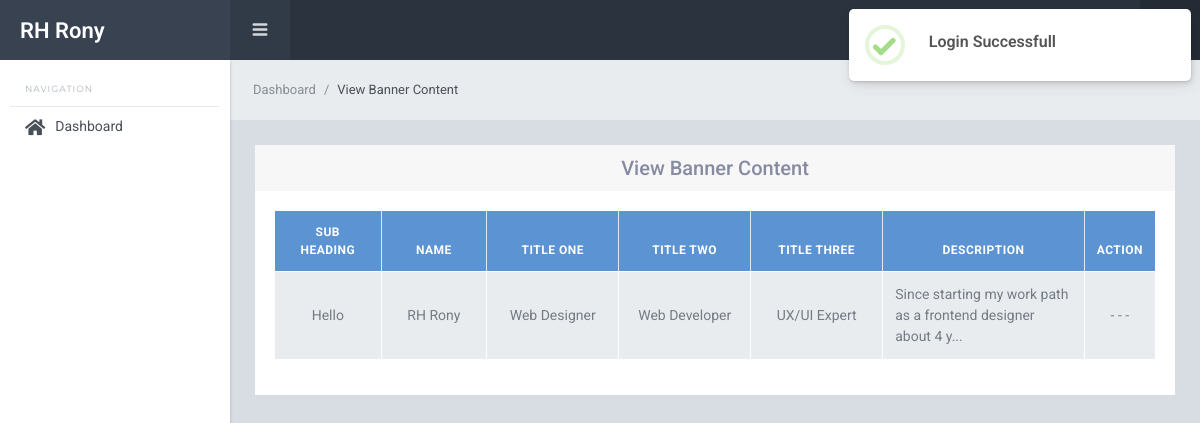
/backend/banner/banner_content_view.php (signed in), run on the app's committed database.
### tables this page shows
CREATE TABLE `banner_contents` (
  `id` int(11) NOT NULL,
  `sub_heading` varchar(50) NOT NULL,
  `name` varchar(100) NOT NULL,
  `title_1` varchar(100) NOT NULL,
  `title_2` varchar(100) NOT NULL,
  `title_3` varchar(100) NOT NULL,
  `description` varchar(255) NOT NULL
);

### assets/functions.php (called while the page is built, shortened)
<?php
function url($x = '') {
    $directory = explode('/', dirname($_SERVER['PHP_SELF']));
    $url = $_SERVER['HTTP_HOST'] . '/' . $directory[1] . '/';
    $url = str_replace('//', '/', $url);
    if (isset($_SERVER['HTTPS']) && $_SERVER['HTTPS'] == 'on') {
        $url = 'https://' . $url;
    } else {
        $url = 'http://' . $url;
    }
    return $url . $x;
}

### assets/session.php (called while the page is built, shortened)
<?php
require_once(__DIR__ . "/functions.php");
if (!isset($_SESSION['admin'])) {
    $_SESSION['error'] = "Your now authorized.";
    header('location:' . url() . 'login.php');
    die();
} else {
    $id = $_SESSION['admin'];
    $sql = "SELECT * FROM users WHERE id = '$id'";
    $query = mysqli_query($conn, $sql);
    $admin = mysqli_fetch_assoc($query);
}

### backend/banner/banner_content_view.php (the view, shortened to what this page needs)
<?php
require_once("../../assets/session.php");
$sql = "SELECT * FROM banner_contents";
$query = mysqli_query($conn, $sql);
require_once("../includes/header.php");
require_once("../includes/sidebar.php");
require_once("../includes/navbar.php");
?>
<div class="sl-mainpanel">
    <nav class="breadcrumb sl-breadcrumb">
        <a class="breadcrumb-item" href="<?= url() ?>backend/dashboard.php">Dashboard</a>
        <span class="breadcrumb-item active">View Banner Content</span>
    </nav>
    <div class="sl-pagebody">
        <div class="row justify-content-center">
            <div class="col-md-12">
                <div class="card">
                    <div class="card-header">
                        <h5 class="m-0 text-center">View Banner Content</h5>
                    </div>
                    <div class="card-body">
                        <table class="table table-bordered align-middle text-center">
                            <thead class="bg-info">
                                <tr>
                                    <th width="12%" class="text-center">Sub Heading</th>
                                    <th width="12%" class="text-center">Name</th>
                                    <th width="15%" class="text-center">Title One</th>
                                    <th width="15%" class="text-center">Title Two</th>
                                    <th width="15%" class="text-center">Title Three</th>
                                    <th class="text-center">Description</th>
                                    <th width="8%" class="text-center">Action</th>
                                </tr>
                            </thead>
                            <tbody>
                                <?php foreach ($query as $key => $content) : ?>
                                    <tr>
                                        <td><?= $content['sub_heading'] ?></td>
                                        <td><?= $content['name'] ?></td>
                                        <td><?= $content['title_1'] ?></td>
                                        <td><?= $content['title_2'] ?></td>
                                        <td><?= $content['title_3'] ?></td>
                                        <td class="text-left"><?= substr($content['description'], 0, 60) . '...' ?></td>
                                        <td class="text-center">
                                            <?php if ($admin['role'] >= 2) : ?>
                                                <a href="banner_content_edit.php?id=<?= $content['id'] ?>" class=" btn btn-primary btn-sm">Edit</a>
                                            <?php else : ?>
                                                <span>- - -</span>
                                            <?php endif ?>
                                        </td>
                                    </tr>
                                <?php endforeach ?>
                            </tbody>
                        </table>
                    </div>
                </div>
            </div>
        </div>
    </div>
</div>
<?php require_once("../includes/footer.php"); ?>

### assets/style.css (style rules this page uses)
.table th, .table td { vertical-align: middle; }

### data on the page
banner_contents: sub_heading "Hello", name "RH Rony", title_1 "Web Designer", title_2 "Web Developer", title_3 "UX/UI Expert", description "Since starting my work path as a frontend designer about 4 y"
